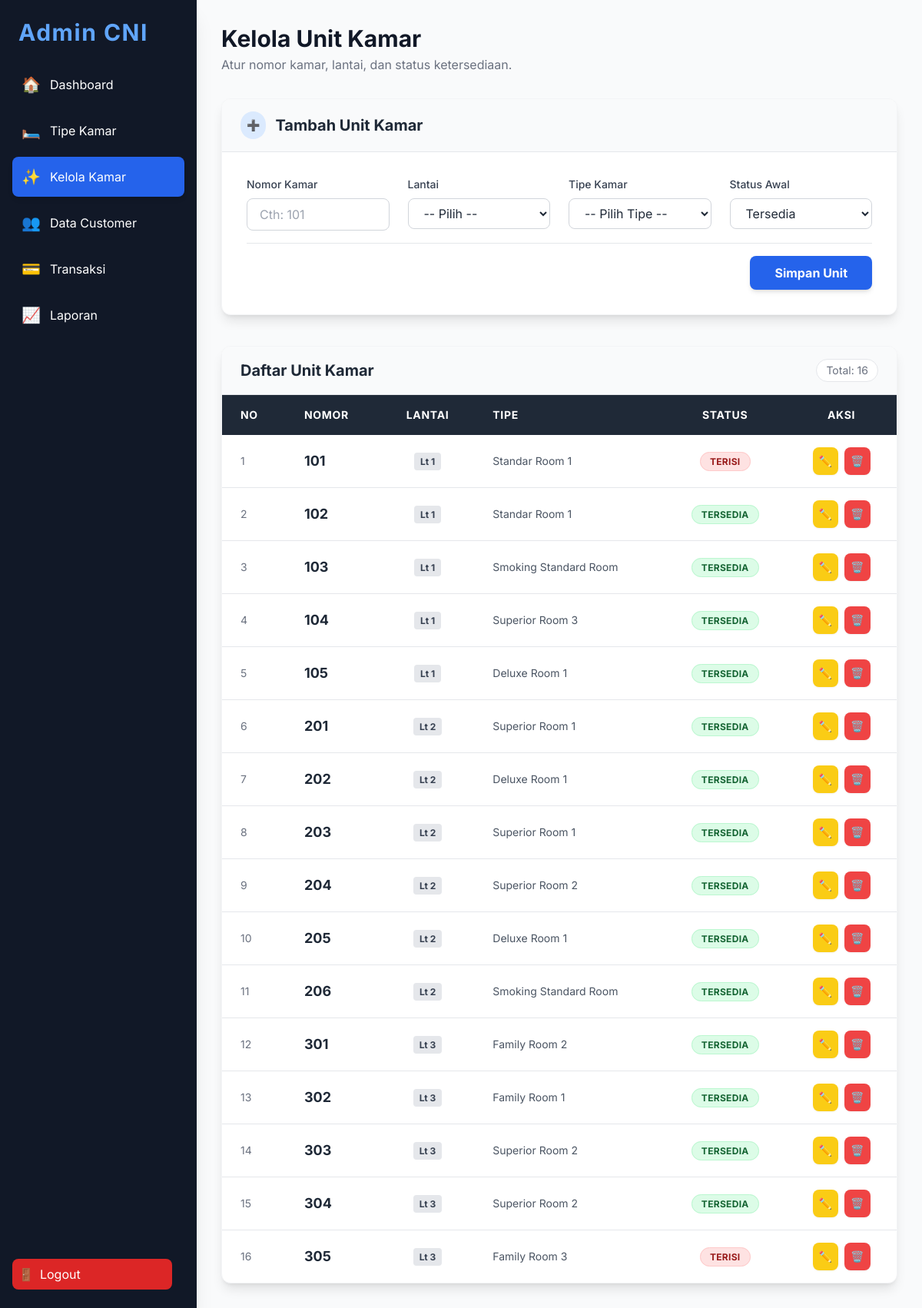
Page /admin/daftar_kelola_kamar.php (signed in) on the committed database.
### tables this page shows
CREATE TABLE `kamar` (
  `id_kamar` int(11) NOT NULL,
  `id_tipe_kamar` int(11) NOT NULL,
  `nomor_kamar` varchar(10) NOT NULL,
  `lantai` int(5) NOT NULL,
  `status` enum('Tersedia','Terisi','Perbaikan','Kotor') NOT NULL DEFAULT 'Tersedia'
);

CREATE TABLE `tipe_kamar` (
  `id_tipe_kamar` int(11) NOT NULL,
  `nama_tipe` varchar(50) NOT NULL,
  `harga_per_malam` decimal(10,2) NOT NULL,
  `kapasitas` int(11) NOT NULL DEFAULT 2,
  `deskripsi` text DEFAULT NULL,
  `foto` varchar(255) DEFAULT NULL,
  `kategori_hunian` enum('Single','Double','Family','Connecting Room') DEFAULT NULL,
  `tingkat_fasilitas` varchar(50) DEFAULT NULL,
  `jenis_tempat_tidur` varchar(50) DEFAULT NULL,
  `luas_kamar` int(11) DEFAULT NULL,
  `add_on` varchar(225) DEFAULT NULL
);

### admin/daftar_kelola_kamar.php (the view, shortened to what this page needs)
<?php
require '../koneksi.php';
function getStatusClass($status) {
    $map = [
        'tersedia' => 'bg-green-100 text-green-800 border-green-200 border',
        'terisi' => 'bg-red-100 text-red-800 border-red-200 border',
        'kotor' => 'bg-yellow-200 text-yellow-900 border-yellow-400 border',
        'perbaikan' => 'bg-gray-200 text-gray-800 border-gray-400 border'
    ];
    $st = strtolower(trim($status));
    return $map[$st] ?? 'bg-blue-100 text-blue-800';
}
$query_kamar = "SELECT kamar.*, tipe_kamar.nama_tipe
                FROM kamar
                LEFT JOIN tipe_kamar ON kamar.id_tipe_kamar = tipe_kamar.id_tipe_kamar
                ORDER BY kamar.lantai ASC, kamar.nomor_kamar ASC";
$result_kamar = $conn->query($query_kamar);
?>
<!DOCTYPE html>
<html lang="id">
<head>
    <script src="https://cdn.tailwindcss.com"></script>
</head>
<body class="bg-gray-50 text-gray-800">
    <div class="flex h-screen overflow-hidden">
        <nav class="w-64 bg-gray-900 text-white flex flex-col h-full shadow-xl">
            <div class="p-6">
                <h2 class="text-3xl font-bold tracking-wider text-blue-400">Admin CNI</h2>
            </div>
            <ul class="flex-1 px-4 space-y-2 overflow-y-auto">
                <li><a href="dashboard_admin.php" class="flex items-center p-3 hover:bg-gray-800 rounded-lg transition-colors"><span class="mr-3 text-xl">🏠</span>Dashboard</a></li>
                <li><a href="daftar_kelola_tipekamar.php" class="flex items-center p-3 hover:bg-gray-800 rounded-lg transition-colors"><span class="mr-3 text-xl">🛏️</span>Tipe Kamar</a></li>
                <li><a href="daftar_kelola_kamar.php" class="flex items-center p-3 bg-blue-600 rounded-lg shadow-md"><span class="mr-3 text-xl">✨</span>Kelola Kamar</a></li>
                <li><a href="daftar_kelola_dataCustomer.php" class="flex items-center p-3 hover:bg-gray-800 rounded-lg transition-colors"><span class="mr-3 text-xl">👥</span>Data Customer</a></li>
                <li><a href="daftar_kelola_transaksi.php" class="flex items-center p-3 hover:bg-gray-800 rounded-lg transition-colors"><span class="mr-3 text-xl">💳</span>Transaksi</a></li>
                <li><a href="laporan.php" class="flex items-center p-3 hover:bg-gray-800 rounded-lg transition-colors"><span class="mr-3 text-xl">📈</span>Laporan</a></li>
                <li class="absolute bottom-6 w-52"><a href="../logout.php" class="flex items-center p-2 bg-red-600 hover:bg-red-700 rounded-lg"><span class="mr-2">🚪</span>Logout</a></li>
            </ul>
        </nav>
        <main class="flex-1 p-6 md:p-8 overflow-y-auto relative">
            <div class="flex justify-between items-end mb-8">
                <div>
                    <h1 class="text-3xl font-bold text-gray-900">Kelola Unit Kamar</h1>
                    <p class="text-gray-500 mt-1">Atur nomor kamar, lantai, dan status ketersediaan.</p>
                </div>
            </div>
            <div class="bg-white rounded-xl shadow-lg border border-gray-100 overflow-hidden mb-10">
                <div class="bg-gray-50 px-6 py-4 border-b border-gray-200">
                    <h2 class="text-xl font-bold text-gray-800 flex items-center">
                        <span class="bg-blue-100 text-blue-600 p-2 rounded-full mr-3 text-sm">➕</span>
                        Tambah Unit Kamar
                    </h2>
                </div>
                <form action="daftar_kelola_kamar.php" method="POST" class="p-6 md:p-8">
                    <div class="grid grid-cols-1 md:grid-cols-4 gap-6 mb-4">
                        <div>
                            <label class="block text-sm font-medium text-gray-700 mb-2">Nomor Kamar</label>
                            <input type="text" name="nomor_kamar" class="w-full px-4 py-2 border border-gray-300 rounded-lg focus:ring-blue-500" placeholder="Cth: 101" required>
                        </div>
                        <div>
                            <label class="block text-sm font-medium text-gray-700 mb-2">Lantai</label>
                            <select name="lantai" class="w-full px-4 py-2 border border-gray-300 rounded-lg bg-white" required>
                                <option value="" disabled selected>-- Pilih --</option>
                            </select>
                        </div>
                        <div>
                            <label class="block text-sm font-medium text-gray-700 mb-2">Tipe Kamar</label>
                            <select name="id_tipe_kamar" class="w-full px-4 py-2 border border-gray-300 rounded-lg bg-white" required>
                                <option value="" disabled selected>-- Pilih Tipe --</option>
                            </select>
                        </div>
                        <div>
                            <label class="block text-sm font-medium text-gray-700 mb-2">Status Awal</label>
                            <select name="status" class="w-full px-4 py-2 border border-gray-300 rounded-lg bg-white" required>
                                <option value="Tersedia">Tersedia</option>
                            </select>
                        </div>
                    </div>
                    <div class="flex justify-end pt-4 border-t">
                        <button type="submit" class="bg-blue-600 text-white px-8 py-2.5 rounded-lg hover:bg-blue-700 font-bold shadow-md transition">Simpan Unit</button>
                    </div>
                </form>
            </div>
            <div class="bg-white rounded-xl shadow-lg border border-gray-100 overflow-hidden">
                <div class="bg-gray-50 px-6 py-4 border-b border-gray-200 flex justify-between items-center">
                    <h2 class="text-xl font-bold text-gray-800">Daftar Unit Kamar</h2>
                    <span class="text-sm text-gray-500 bg-white border px-3 py-1 rounded-full">Total: <?php echo $result_kamar->num_rows; ?></span>
                </div>
                <div class="overflow-x-auto">
                    <table class="min-w-full text-sm text-left">
                        <thead class="bg-gray-800 text-white uppercase tracking-wider">
                            <tr>
                                <th class="py-4 px-6">No</th>
                                <th class="py-4 px-6">Nomor</th>
                                <th class="py-4 px-6 text-center">Lantai</th>
                                <th class="py-4 px-6">Tipe</th>
                                <th class="py-4 px-6 text-center">Status</th>
                                <th class="py-4 px-6 text-center">Aksi</th>
                            </tr>
                        </thead>
                        <tbody class="divide-y divide-gray-200">
                            <?php if ($result_kamar->num_rows > 0): ?>
                                <?php $no=1; while($row = $result_kamar->fetch_assoc()): ?>
                                <tr class="hover:bg-blue-50 transition duration-150">
                                    <td class="py-4 px-6 text-gray-500"><?php echo $no++; ?></td>
                                    <td class="py-4 px-6 font-bold text-lg text-gray-800"><?php echo htmlspecialchars($row['nomor_kamar']); ?></td>
                                    <td class="py-4 px-6 text-center"><span class="bg-gray-200 text-gray-700 px-2 py-1 rounded text-xs font-bold">Lt <?php echo $row['lantai']; ?></span></td>
                                    <td class="py-4 px-6 text-gray-600"><?php echo htmlspecialchars($row['nama_tipe']); ?></td>
                                    <td class="py-4 px-6 text-center">
                                        <?php $cls = getStatusClass($row['status']); ?>
                                        <span class="<?= $cls ?> px-3 py-1 rounded-full text-xs font-bold uppercase tracking-wide"><?= $row['status'] ?></span>
                                    </td>
                                    <td class="py-4 px-6 text-center">
                                        <div class="flex items-center justify-center space-x-2">
                                            <button onclick="bukaModalEdit(
                                                '<?= $row['id_kamar'] ?>',
                                                '<?= htmlspecialchars($row['nomor_kamar'], ENT_QUOTES) ?>', '<?= $row['lantai'] ?>',
                                                '<?= $row['id_tipe_kamar'] ?>',
                                                '<?= $row['status'] ?>'
                                            )"
                                            class="bg-yellow-400 hover:bg-yellow-500 text-white p-2 rounded-lg shadow-sm transition" title="Edit">
                                                ✏️
                                            </button>
                                            <a href="daftar_kelola_kamar.php?aksi=hapus&id=<?= $row['id_kamar'] ?>"
                                                class="bg-red-500 hover:bg-red-600 text-white p-2 rounded-lg shadow-sm transition"
                                                onclick="return confirm('Hapus kamar <?= htmlspecialchars($row['nomor_kamar']) ?>? Tindakan ini tidak dapat dibatalkan.');" title="Hapus">🗑️</a>
                                        </div>
                                    </td>
                                </tr>
                                <?php endwhile; ?>
                            <?php else: ?>
                                <tr><td colspan="6" class="text-center py-8 text-gray-500">Belum ada data unit kamar yang terdaftar.</td></tr>
                            <?php endif; ?>
                        </tbody>
                    </table>
                </div>
            </div>
        </main>
    </div>
</body>
</html>

### admin/daftar_kelola_kamar.php (style rules this page uses)
body { font-family: 'Inter', sans-serif; }

### rows in the picture
kamar: nomor_kamar "101", lantai "1", id_tipe_kamar.nama_tipe "Standar Room 1", status "TERISI"
kamar: nomor_kamar "102", lantai "1", id_tipe_kamar.nama_tipe "Standar Room 1", status "TERSEDIA"
kamar: nomor_kamar "103", lantai "1", id_tipe_kamar.nama_tipe "Smoking Standard Room", status "TERSEDIA"
kamar: nomor_kamar "104", lantai "1", id_tipe_kamar.nama_tipe "Superior Room 3", status "TERSEDIA"
kamar: nomor_kamar "105", lantai "1", id_tipe_kamar.nama_tipe "Deluxe Room 1", status "TERSEDIA"
kamar: nomor_kamar "201", lantai "2", id_tipe_kamar.nama_tipe "Superior Room 1", status "TERSEDIA"
kamar: nomor_kamar "202", lantai "2", id_tipe_kamar.nama_tipe "Deluxe Room 1", status "TERSEDIA"
kamar: nomor_kamar "203", lantai "2", id_tipe_kamar.nama_tipe "Superior Room 1", status "TERSEDIA"
kamar: nomor_kamar "204", lantai "2", id_tipe_kamar.nama_tipe "Superior Room 2", status "TERSEDIA"
kamar: nomor_kamar "205", lantai "2", id_tipe_kamar.nama_tipe "Deluxe Room 1", status "TERSEDIA"
kamar: nomor_kamar "206", lantai "2", id_tipe_kamar.nama_tipe "Smoking Standard Room", status "TERSEDIA"
kamar: nomor_kamar "301", lantai "3", id_tipe_kamar.nama_tipe "Family Room 2", status "TERSEDIA"
kamar: nomor_kamar "302", lantai "3", id_tipe_kamar.nama_tipe "Family Room 1", status "TERSEDIA"
kamar: nomor_kamar "303", lantai "3", id_tipe_kamar.nama_tipe "Superior Room 2", status "TERSEDIA"
kamar: nomor_kamar "304", lantai "3", id_tipe_kamar.nama_tipe "Superior Room 2", status "TERSEDIA"
kamar: nomor_kamar "305", lantai "3", id_tipe_kamar.nama_tipe "Family Room 3", status "TERISI"

### other values in the picture
$result_kamar->num_rows "16"
